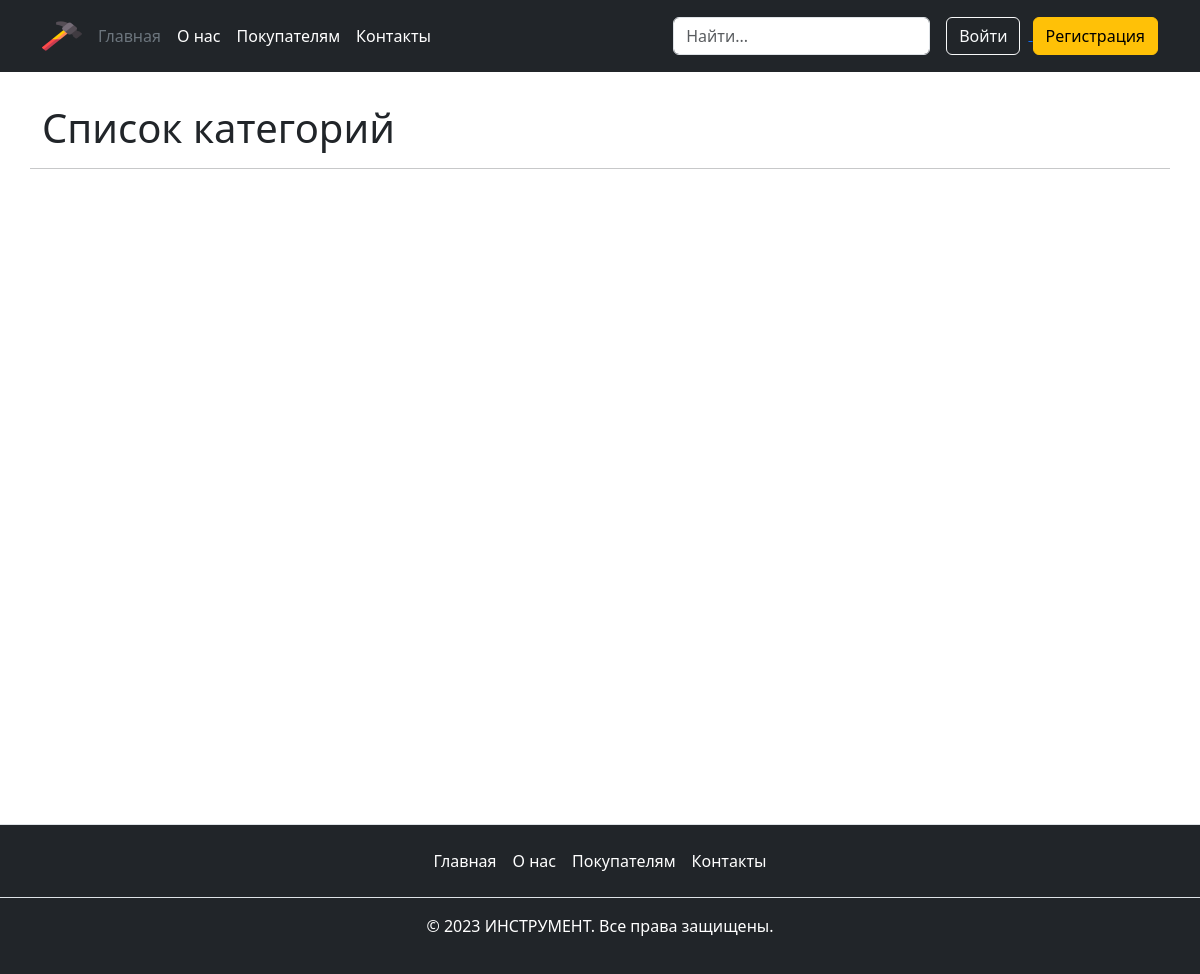
/products/categories/list/, run on an earlier commit of the app's database.
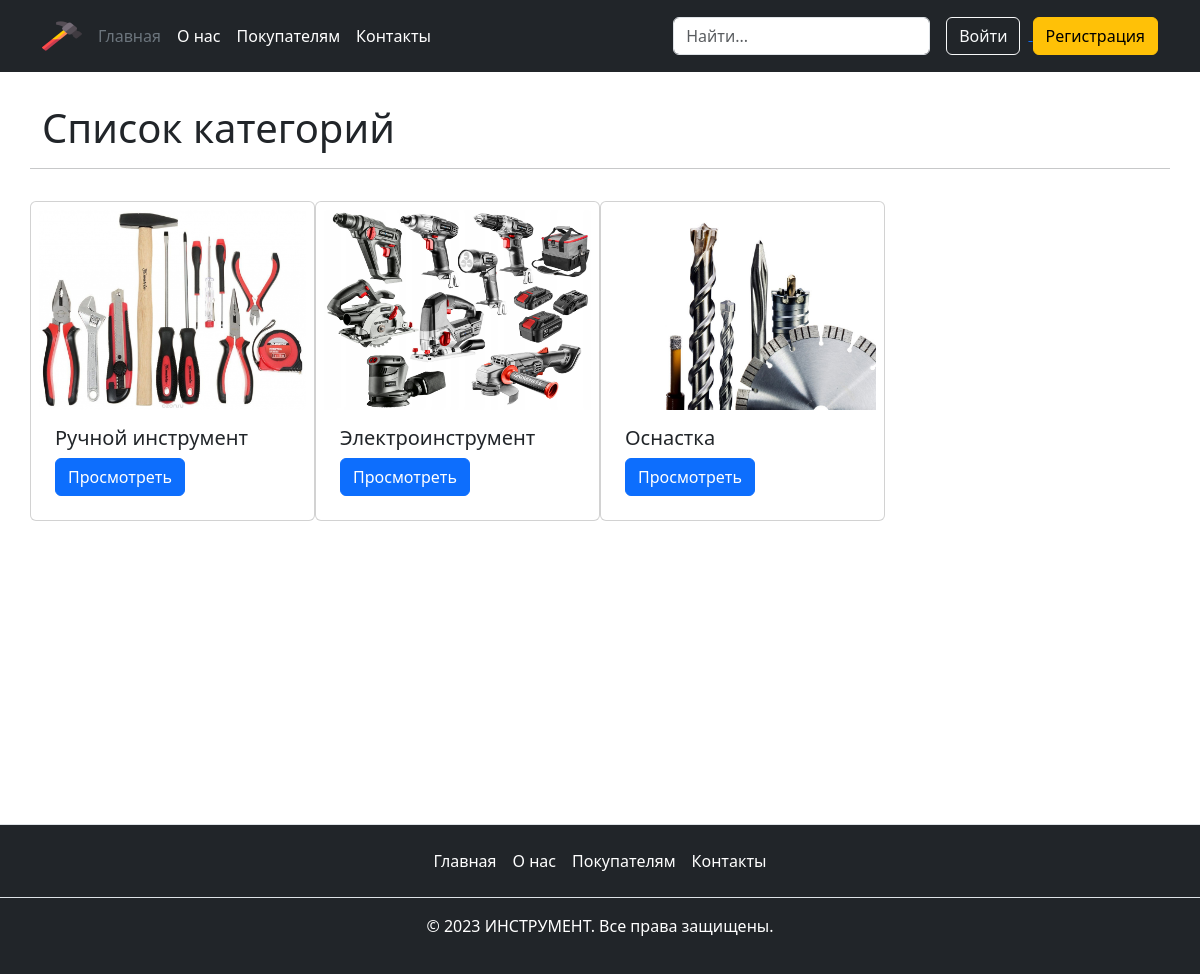
And on a later commit of the database.
### main/models.py (models this page shows, shortened)
class Published(models.Model):
    is_published = models.BooleanField(
        default=True,
        verbose_name='Опубликовано',
        help_text='Снимите галочку, чтобы скрыть публикацию.'
    )
    created_at = models.DateTimeField(
        verbose_name='Добавлено',
        auto_now_add=True
    )
    class Meta:
        abstract = True

class Category(Published):
    title = models.CharField(
        max_length=40,
        verbose_name='Название категории'
    )
    slug = models.SlugField(
        unique=True,
        verbose_name='Идентификатор',
        help_text='Идентификатор страницы для URL;'
                  ' разрешены символы латиницы, цифры,'
                  ' дефис и подчёркивание.'
    )
    image = models.ImageField(
        upload_to='category/',
        null=True,
        blank=True,
        verbose_name='Фото категории'
    )
    class Meta:
        verbose_name = 'категория'
        verbose_name_plural = 'Категории'

### main/views.py (the view)
class CategoryListView(ListView):
    model = Category
    template_name = 'main/category/category_list.html'
    paginate_by = PAGINATE_CATEGORY
    def get_queryset(self):
        queryset = super().get_queryset().filter(
            is_published=True
        )
        return queryset

### templates/main/category/category_list.html (shortened to what this page needs)
{% extends "base.html" %}
{% load static %}
{% block content %}
  <div class="container my-3">
    <div class="row">
      <h1 class="my-3">Список категорий</h1>
      <hr>
      {% for object in object_list %}
        <div class="card col-md-3 my-3 p-2">
          {% if object.image %}
            <img class="card-img-top" src="{{ object.image.url }}" alt="{{ object.title }}" width="120" height="200">
          {% else %}
            <img class="card-img-top" src="{% static 'images/no_img.png' %}" alt="{{ object.title }}" width="120" height="200">
          {% endif %}
          <div class="card-body">
            <h5 class="card-title">{{ object.title }}</h5>
            <a href="{% url 'main:category_detail' object.slug %}" class="btn btn-primary">Просмотреть</a>
          </div>
        </div>
      {% endfor %}
    </div>
  </div>
{% endblock %}

### templates/base.html (shortened to what this page needs)
<!doctype html>
<html lang="en">
<head>
  {% load static %}
  <link rel="stylesheet" href="{% static 'css/main.css'%}">
  {% load django_bootstrap5 %}
  {% bootstrap_css %}
</head>
<body class="position-relative" style="min-height:100vh">
  {% include "includes/header.html" %}
  <main>
    {% block content %}
    {% endblock %}
  </main>
  {% include "includes/footer.html" %}
</body>
</html>

### templates/includes/header.html (shortened to what this page needs)
{% load static %}
<header class="p-3 text-bg-dark">
  <div class="container">
    <div class="d-flex flex-wrap align-items-center justify-content-center justify-content-lg-start">
      <a href="{% url 'main:index' %}" class="d-flex flex-wrap align-items-center mb-2 mb-lg-0 text-white text-decoration-none">
        <img src="{% static 'images/logo.png' %}" class="bi me-2" width="40" height="32">
      </a>
      <ul class="nav col-12 col-lg-auto me-lg-auto mb-2 justify-content-center mb-md-0">
        <li><a href="{% url 'main:index' %}" class="nav-link px-2 text-secondary">Главная</a></li>
        <li><a href="{% url 'pages:about' %}" class="nav-link px-2 text-white">О нас</a></li>
        <li><a href="{% url 'pages:buyers' %}" class="nav-link px-2 text-white">Покупателям</a></li>
        <li><a href="{% url 'pages:contacts' %}" class="nav-link px-2 text-white">Контакты</a></li>
      </ul>
      <form class="col-12 col-lg-auto mb-3 mb-lg-0 me-lg-3" role="search">
        <input type="search" class="form-control form-control-dark text-white" placeholder="Найти..." aria-label="Найти">
      </form>
      <div class="text-end">
        {% if request.user.is_authenticated %}
          <a href="{% url 'main:profile_detail' user.username %}">
            <button type="button" class="btn btn-outline-light me-2">
              Личный кабинет
            </button>
          </a>
        {% else %}
          <a href="{% url 'login' %}">
            <button type="button" class="btn btn-outline-light me-2">
              Войти
            </button>
          </a>
          <a href="{% url 'registration' %}">
            <button type="button" class="btn btn-warning">
              Регистрация
            </button>
          </a>
        {% endif %}
      </div>
    </div>
  </div>
</header>

### templates/includes/footer.html
<footer class="mt-4 py-3 border-top footer text-bg-dark footer" style="top: 100%;">
  <ul class="nav justify-content-center border-bottom pb-3 mb-3">
    <li class="nav-item">
      <a href="{% url 'main:index' %}" class="nav-link px-2 text-white">Главная</a>
    </li>
    <li class="nav-item">
      <a href="{% url 'pages:about' %}" class="nav-link px-2 text-white">О нас</a>
    </li>
    <li class="nav-item">
      <a href="{% url 'pages:buyers' %}" class="nav-link px-2 text-white">Покупателям</a>
    </li>
    <li class="nav-item">
      <a href="{% url 'pages:contacts' %}" class="nav-link px-2 text-white">Контакты</a>
    </li>
  </ul>
  <p class="text-center text-white">© 2023 ИНСТРУМЕНТ. Все права защищены.</p>
</footer>

### static_dev/css/main.css (style rules this page uses)
html { position: relative; min-height: 100%; }
.footer { position: absolute; bottom: 0; width: 100%; height: 150px; }

What changed in the data, as far as the page shows it:
added Category: image (picture), title "Ручной инструмент"
added Category: image (picture), title "Электроинструмент"
added Category: image (picture), title "Оснастка"
